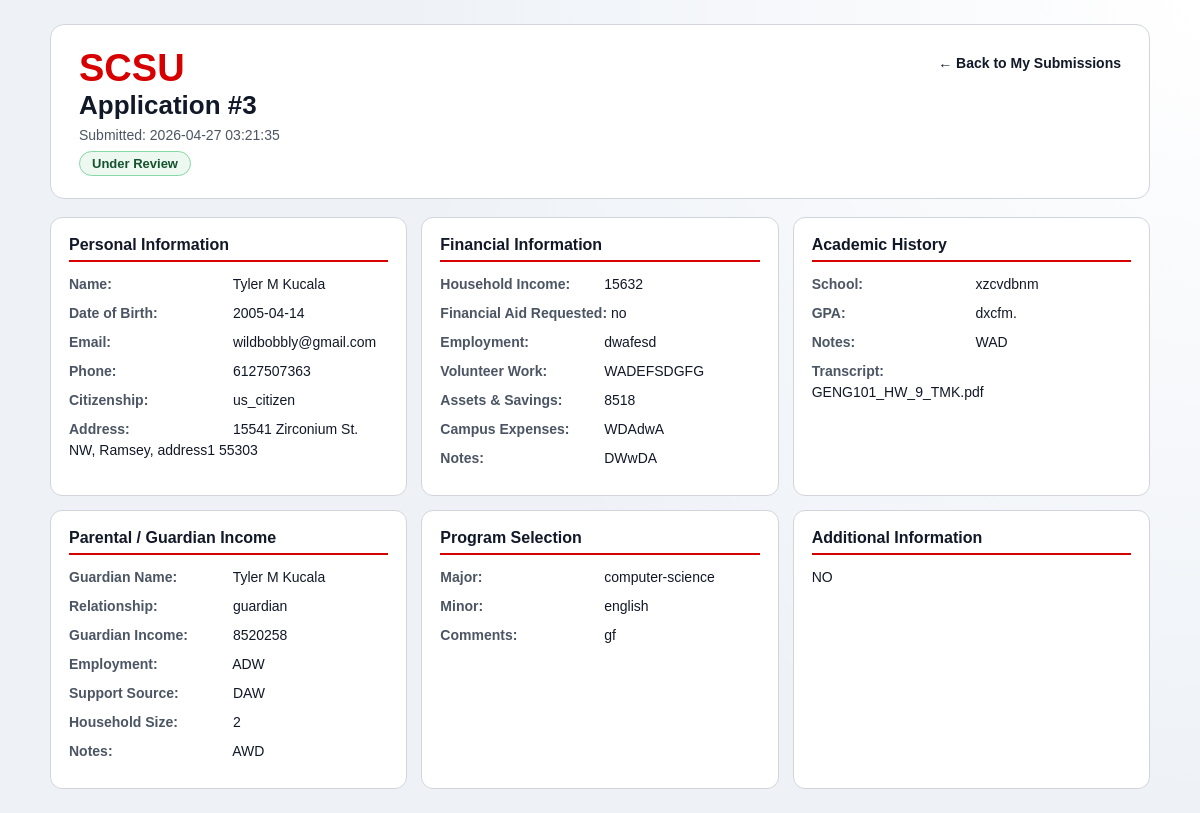
The page /my-submissions/3 (signed in) on the database its author committed.
### website/modles.py (models this page shows)
class Application(db.Model):
	__tablename__ = 'applications'
	id = db.Column('ApplicationID', db.Integer, primary_key=True)
	student_id = db.Column('StudentID', db.Integer, db.ForeignKey('student.StudentID'), nullable=False)
	user_id = db.Column('UserID', db.Integer, db.ForeignKey('users.id'), nullable=True)
	submitted_at = db.Column('SubmittedAt', db.DateTime, nullable=False, default=datetime.utcnow)
	status = db.Column('Status', db.String(30), nullable=False, default='Draft')
	reviewed_by = db.Column('ReviewedBy', db.Integer, nullable=True)
	reviewed_at = db.Column('ReviewedAt', db.DateTime, nullable=True)
	admin_notes = db.Column('AdminNotes', db.Text, nullable=True)
	additional_info_text = db.Column('AdditionalInfo', db.Text, nullable=True)
	student = db.relationship('Student', back_populates='applications')
	user = db.relationship('User', back_populates='applications')

class Student(db.Model):
	__tablename__ = 'student'
	id = db.Column('StudentID', db.Integer, primary_key=True)
	last_name = db.Column('LastName', db.String(255), nullable=False, default='')
	first_name = db.Column('FirstName', db.String(255), nullable=False, default='')
	middle_initial = db.Column('MiddleInitial', db.String(10), nullable=False, default='')
	date_of_birth = db.Column('DateOfBirth', db.String(20), nullable=True)
	contact = db.Column('Contact', db.String(255), nullable=True)
	phone_number = db.Column('PhoneNumber', db.String(30), nullable=True)
	citizenship = db.Column('Citizenship', db.String(50), nullable=True)
	street_address = db.Column('StreetAddress', db.String(255), nullable=True)
	state = db.Column('State', db.String(50), nullable=True)
	city = db.Column('City', db.String(100), nullable=True)
	zipcode = db.Column('ZipCode', db.String(20), nullable=True)
	applications = db.relationship('Application', back_populates='student', cascade='all, delete-orphan')
	finance = db.relationship('Finance', back_populates='student', uselist=False, cascade='all, delete-orphan')
	academic = db.relationship('Academic', back_populates='student', uselist=False, cascade='all, delete-orphan')
	income = db.relationship('Income', back_populates='student', uselist=False, cascade='all, delete-orphan')
	major_selection = db.relationship('MajorSelection', back_populates='student', uselist=False, cascade='all, delete-orphan')

class Finance(db.Model):
	__tablename__ = 'finance'
	id = db.Column('FinanceID', db.Integer, primary_key=True)
	household_income = db.Column('HouseholdIncome', db.String(100), nullable=True)
	financial_aid = db.Column('FinancialAid', db.String(20), nullable=True)
	aid_amount = db.Column('AidAmount', db.String(100), nullable=True)
	employment = db.Column('Employment', db.String(255), nullable=True)
	volunteer_work = db.Column('VolunteerWork', db.Text, nullable=True)
	assets = db.Column('Assets', db.String(100), nullable=True)
	expenses = db.Column('Expenses', db.String(100), nullable=True)
	financial_notes = db.Column('FinancialNotes', db.Text, nullable=True)
	student_id = db.Column('StudentID', db.Integer, db.ForeignKey('student.StudentID'), nullable=False, unique=True)
	student = db.relationship('Student', back_populates='finance')

class Academic(db.Model):
	__tablename__ = 'academics'
	id = db.Column('GradeID', db.Integer, primary_key=True)
	gpa = db.Column('GPA', db.String(20), nullable=True)
	school_name = db.Column('SchoolName', db.String(255), nullable=True)
	notes = db.Column('Notes', db.Text, nullable=True)
	transcript_path = db.Column('TranscriptPath', db.String(255), nullable=True)
	student_id = db.Column('StudentID', db.Integer, db.ForeignKey('student.StudentID'), nullable=False, unique=True)
	student = db.relationship('Student', back_populates='academic')

class Income(db.Model):
	__tablename__ = 'income'
	id = db.Column('IncomeID', db.Integer, primary_key=True)
	guardian_first_name = db.Column('GuardianFirstName', db.String(255), nullable=True)
	guardian_middle_initial = db.Column('GuardianMiddleInitial', db.String(10), nullable=True)
	guardian_last_name = db.Column('GuardianLastName', db.String(255), nullable=True)
	guardian_relationship = db.Column('GuardianRelationship', db.String(50), nullable=True)
	guardian_income = db.Column('GuardianIncome', db.String(100), nullable=True)
	guardian_employment = db.Column('GuardianEmployment', db.String(255), nullable=True)
	income_support = db.Column('IncomeSupport', db.String(255), nullable=True)
	people_supported = db.Column('PeopleSupported', db.String(20), nullable=True)
	guardian_notes = db.Column('GuardianNotes', db.Text, nullable=True)
	income_documents_path = db.Column('IncomeDocumentsPath', db.String(255), nullable=True)
	student_id = db.Column('StudentID', db.Integer, db.ForeignKey('student.StudentID'), nullable=False, unique=True)
	student = db.relationship('Student', back_populates='income')

class MajorSelection(db.Model):
	__tablename__ = 'major'
	id = db.Column('MajorID', db.Integer, primary_key=True)
	major_choice = db.Column('MajorChoice', db.String(255), nullable=False, default='')
	minor_choice = db.Column('MinorChoice', db.String(255), nullable=True)
	notes = db.Column('Notes', db.Text, nullable=True)
	student_id = db.Column('StudentID', db.Integer, db.ForeignKey('student.StudentID'), nullable=False, unique=True)
	student = db.relationship('Student', back_populates='major_selection')

### website/views.py (the view)
@views.route('/my-submissions/<int:application_id>', methods=['GET'])
@login_required
def my_submission_detail(application_id):
    application = get_submitted_application_by_id(application_id, user_id=current_user.id)
    if not application:
        flash('Submission not found.', category='error')
        return redirect(url_for('views.my_submissions'))
    return render_template('my_submission_detail.html', application=application)

### website/__init__.py (called while the page is built)
@login_manager.user_loader
def load_user(user_id):
    return db.session.get(User, int(user_id))

### website/modles.py (called while the page is built)
def _application_belongs_to_user(application, user_id):
	if application is None:
		return False
	if user_id is None:
		return True
	return application.user_id == user_id

def _serialize_personal_info(student):
	if student is None:
		return {}
	return {
		'first_name': student.first_name or '',
		'middle_initial': student.middle_initial or '',
		'last_name': student.last_name or '',
		'dob': student.date_of_birth or '',
		'contact': student.contact or '',
		'citizenship': student.citizenship or '',
		'street_address': student.street_address or '',
		'state': student.state or '',
		'city': student.city or '',
		'zipcode': student.zipcode or '',
		'phone_number': student.phone_number or '',
	}

def _serialize_financial_info(finance):
	if finance is None:
		return {}
	return {
		'household_income': finance.household_income or '',
		'financial_aid': finance.financial_aid or '',
		'aid_amount': finance.aid_amount or '',
		'employment': finance.employment or '',
		'volunteer_work': finance.volunteer_work or '',
		'assets': finance.assets or '',
		'expenses': finance.expenses or '',
		'financial_notes': finance.financial_notes or '',
	}

def _serialize_academic_info(academic):
	if academic is None:
		return {}
	return {
		'school_name': academic.school_name or '',
		'gpa': academic.gpa or '',
		'academic_notes': academic.notes or '',
		'transcript_filename': academic.transcript_path or '',
	}

def _serialize_parental_info(income):
	if income is None:
		return {}
	return {
		'guardian_first_name': income.guardian_first_name or '',
		'guardian_middle_initial': income.guardian_middle_initial or '',
		'guardian_last_name': income.guardian_last_name or '',
		'guardian_relationship': income.guardian_relationship or '',
		'parent_income': income.guardian_income or '',
		'employment_details': income.guardian_employment or '',
		'support_source': income.income_support or '',
		'household_size': income.people_supported or '',
		'income_notes': income.guardian_notes or '',
		'income_documents_filename': income.income_documents_path or '',
	}

def _serialize_major_info(major):
	if major is None:
		return {}
	return {
		'major_choice': major.major_choice or '',
		'minor_choice': major.minor_choice or '',
		'major_comments': major.notes or '',
	}

### website/templates/my_submission_detail.html (shortened to what this page needs)
<!DOCTYPE html>
<html lang="en">
<head>
</head>
<body>
<div class="container">
    <div class="page-header">
        <div>
            <div class="logo">SCSU</div>
            <h1>Application #{{ application.id }}</h1>
            <p class="meta">Submitted: {{ application.submitted_at }}</p>
            <span class="badge">{{ application.status }}</span>
        </div>
        <div>
            <a class="back-link" href="{{ url_for('views.my_submissions') }}">&larr; Back to My Submissions</a>
        </div>
    </div>
    <div class="grid">
        <div class="section">
            <h3>Personal Information</h3>
            <div class="item"><strong>Name:</strong> {{ application.data.personal_info.get('first_name', '') }} {{ application.data.personal_info.get('middle_initial', '') }} {{ application.data.personal_info.get('last_name', '') }}</div>
            <div class="item"><strong>Date of Birth:</strong> {{ application.data.personal_info.get('dob', 'N/A') }}</div>
            <div class="item"><strong>Email:</strong> {{ application.data.personal_info.get('contact', 'N/A') }}</div>
            <div class="item"><strong>Phone:</strong> {{ application.data.personal_info.get('phone_number', 'N/A') }}</div>
            <div class="item"><strong>Citizenship:</strong> {{ application.data.personal_info.get('citizenship', 'N/A') }}</div>
            {% if application.data.personal_info.get('street_address') %}
            <div class="item"><strong>Address:</strong> {{ application.data.personal_info.get('street_address', '') }}, {{ application.data.personal_info.get('city', '') }}, {{ application.data.personal_info.get('state', '') }} {{ application.data.personal_info.get('zipcode', '') }}</div>
            {% endif %}
        </div>
        <div class="section">
            <h3>Financial Information</h3>
            <div class="item"><strong>Household Income:</strong> {{ application.data.financial_info.get('household_income', 'N/A') }}</div>
            <div class="item"><strong>Financial Aid Requested:</strong> {{ application.data.financial_info.get('financial_aid', 'N/A') }}</div>
            <div class="item"><strong>Employment:</strong> {{ application.data.financial_info.get('employment', 'N/A') }}</div>
            <div class="item"><strong>Volunteer Work:</strong> {{ application.data.financial_info.get('volunteer_work', 'N/A') }}</div>
            <div class="item"><strong>Assets &amp; Savings:</strong> {{ application.data.financial_info.get('assets', 'N/A') }}</div>
            <div class="item"><strong>Campus Expenses:</strong> {{ application.data.financial_info.get('expenses', 'N/A') }}</div>
            {% if application.data.financial_info.get('financial_notes') %}
            <div class="item"><strong>Notes:</strong> {{ application.data.financial_info.get('financial_notes') }}</div>
            {% endif %}
        </div>
        <div class="section">
            <h3>Academic History</h3>
            <div class="item"><strong>School:</strong> {{ application.data.academic_info.get('school_name', 'N/A') }}</div>
            <div class="item"><strong>GPA:</strong> {{ application.data.academic_info.get('gpa', 'N/A') }}</div>
            <div class="item"><strong>Notes:</strong> {{ application.data.academic_info.get('academic_notes', 'N/A') }}</div>
            <div class="item"><strong>Transcript:</strong> {{ application.data.academic_info.get('transcript_filename', 'N/A') }}</div>
        </div>
        <div class="section">
            <h3>Parental / Guardian Income</h3>
            <div class="item"><strong>Guardian Name:</strong> {{ application.data.parental_info.get('guardian_first_name', '') }} {{ application.data.parental_info.get('guardian_middle_initial', '') }} {{ application.data.parental_info.get('guardian_last_name', '') }}</div>
            <div class="item"><strong>Relationship:</strong> {{ application.data.parental_info.get('guardian_relationship', 'N/A') }}</div>
            <div class="item"><strong>Guardian Income:</strong> {{ application.data.parental_info.get('parent_income', 'N/A') }}</div>
            <div class="item"><strong>Employment:</strong> {{ application.data.parental_info.get('employment_details', 'N/A') }}</div>
            <div class="item"><strong>Support Source:</strong> {{ application.data.parental_info.get('support_source', 'N/A') }}</div>
            <div class="item"><strong>Household Size:</strong> {{ application.data.parental_info.get('household_size', 'N/A') }}</div>
            {% if application.data.parental_info.get('income_notes') %}
            <div class="item"><strong>Notes:</strong> {{ application.data.parental_info.get('income_notes') }}</div>
            {% endif %}
        </div>
        <div class="section">
            <h3>Program Selection</h3>
            <div class="item"><strong>Major:</strong> {{ application.data.major_info.get('major_choice', 'N/A') }}</div>
            <div class="item"><strong>Minor:</strong> {{ application.data.major_info.get('minor_choice', 'N/A') or 'None' }}</div>
            {% if application.data.major_info.get('major_comments') %}
            <div class="item"><strong>Comments:</strong> {{ application.data.major_info.get('major_comments') }}</div>
            {% endif %}
        </div>
        <div class="section">
            <h3>Additional Information</h3>
            <div class="item">{{ application.data.additional_info.get('additional_info_text') or 'No additional information provided.' }}</div>
        </div>
    </div>
</div>
</body>
</html>

### website/templates/my_submission_detail.html (style rules this page uses)
:root { --page-bg: #eef2f7; --panel-bg: #ffffff; --text-main: #111827; --text-muted: #4b5563; --brand-red: #d60000; --brand-dark: #111827; --line: #d1d5db; --status-bg: #ecf8f0; --status-border: #86d8a5; --status-text: #14532d; }
body { font-family: Arial, sans-serif; margin: 0; background: radial-gradient(circle at top right, #ffffff 0%, var(--page-bg) 55%); color: var(--text-main); }
.container { width: 95%; max-width: 1100px; margin: 24px auto; }
.page-header { background: var(--panel-bg); border: 1px solid var(--line); border-radius: 14px; padding: 22px 28px; margin-bottom: 18px; display: flex; justify-content: space-between; align-items: flex-start; flex-wrap: wrap; gap: 12px; }
.page-header h1 { margin: 0 0 6px; font-size: 26px; }
.meta { color: var(--text-muted); font-size: 14px; margin: 0; }
.badge { display: inline-block; margin-top: 8px; padding: 4px 12px; border-radius: 999px; background: var(--status-bg); color: var(--status-text); font-size: 13px; font-weight: bold; border: 1px solid var(--status-border); }
.back-link { display: inline-block; text-decoration: none; color: var(--brand-dark); font-weight: bold; font-size: 14px; margin-top: 8px; }
.logo { font-size: 38px; font-weight: bold; color: var(--brand-red); }
.grid { display: grid; grid-template-columns: repeat(auto-fit, minmax(300px, 1fr)); gap: 14px; }
.section { background: var(--panel-bg); border: 1px solid var(--line); border-radius: 12px; padding: 18px; }
.section h3 { margin: 0 0 12px; font-size: 16px; color: var(--brand-dark); border-bottom: 2px solid var(--brand-red); padding-bottom: 6px; }
.item { margin-bottom: 8px; font-size: 14px; line-height: 1.5; }
.item strong { color: var(--text-muted); display: inline-block; min-width: 160px; }

### rows shown on the page
Application: status "Under Review", data.additional_info "NO"
Student: data.personal_info.get "Tyler", data.personal_info.get "Kucala", data.personal_info.get "2005-04-14", data.personal_info.get "wildbobbly@gmail.com", data.personal_info.get "6127507363", data.personal_info.get "us_citizen", data.personal_info.get "15541 Zirconium St. NW", data.personal_info.get "Ramsey", data.personal_info.get "address1", data.personal_info.get "55303"
Finance: data.financial_info.get "15632", data.financial_info.get "no", data.financial_info.get "dwafesd", data.financial_info.get "WADEFSDGFG", data.financial_info.get "8518", data.financial_info.get "WDAdwA", data.financial_info.get "DWwDA"
Academic: data.academic_info.get "xzcvdbnm", data.academic_info.get "dxcfm.", data.academic_info.get "WAD", data.academic_info.get "GENG101_HW_9_TMK.pdf"
Income: data.parental_info.get "Tyler", data.parental_info.get "Kucala", data.parental_info.get "guardian", data.parental_info.get "8520258", data.parental_info.get "ADW", data.parental_info.get "DAW", data.parental_info.get "AWD"
MajorSelection: data.major_info.get "computer-science", data.major_info "english", data.major_info.get "gf"

### other values the page prints
{{ application.id }} "3"
{{ application.submitted_at }} "2026-04-27 03:21:35"
{{ application.data.personal_info.get('middle_initial', '') }} "M"
{{ application.data.parental_info.get('guardian_middle_initial', '') }} "M"
{{ application.data.parental_info.get('household_size', 'N/A') }} "2"
